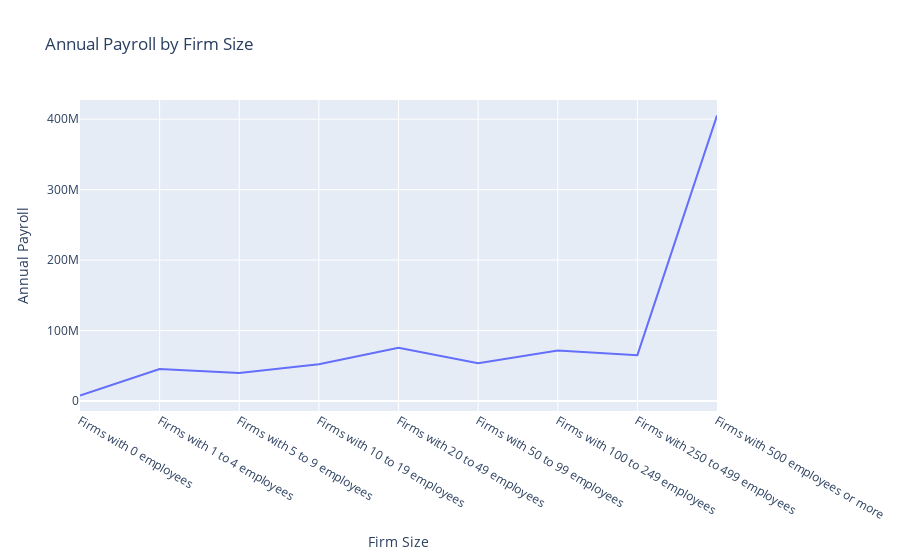

Notebook code cell kept with this figure:
### Code cell
import plotly.express as px
from natsort import index_natsorted, order_by_index

tech_cleaned['EMPSZFI_LABEL'] = tech_cleanedx['EMPSZFI_LABEL'].replace(['Firms with no employees'],'Firms with 0 employees')
tech_cleaned = tech_cleaned.reindex(index=order_by_index(tech_cleaned.index, index_natsorted(tech_cleaned['EMPSZFI_LABEL'], reverse=False)))

fig = px.line(tech_cleaned,x='EMPSZFI_LABEL',y='PAYANN',orientation='v',
    labels = {
        "PAYANN":"Annual Payroll",
        "EMPSZFI_LABEL" : "Firm Size"
    },
    title='Annual Payroll by Firm Size')
fig.show()

### Figure 1 — Plotly figure (JSON) as saved in the notebook; plotly's stock layout.template omitted (floating-point values rounded to 4 significant figures)
{"data": [{"hovertemplate": "Firm Size=%{x}<br>Annual Payroll=%{y}<extra></extra>", "legendgroup": "", "line": {"color": "#636efa", "dash": "solid"}, "mode": "lines", "name": "", "orientation": "v", "showlegend": false, "type": "scatter", "x": ["Firms with 0 employees", "Firms with 1 to 4 employees", "Firms with 5 to 9 employees", "Firms with 10 to 19 employees", "Firms with 20 to 49 employees", "Firms with 50 to 99 employees", "Firms with 100 to 249 employees", "Firms with 250 to 499 employees", "Firms with 500 employees or more"], "xaxis": "x", "y": [7942912, 45504027, 39805513, 52207335, 75452862, 53550024, 71639818, 65151150, 405112493], "yaxis": "y"}], "layout": {"legend": {"tracegroupgap": 0}, "title": {"text": "Annual Payroll by Firm Size"}, "xaxis": {"anchor": "y", "domain": [0, 1], "title": {"text": "Firm Size"}}, "yaxis": {"anchor": "x", "domain": [0, 1], "title": {"text": "Annual Payroll"}}}}
